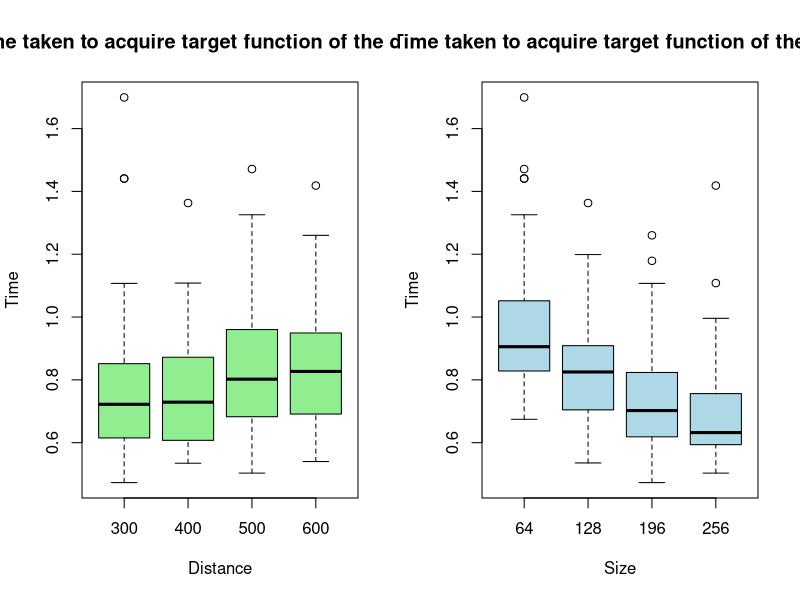
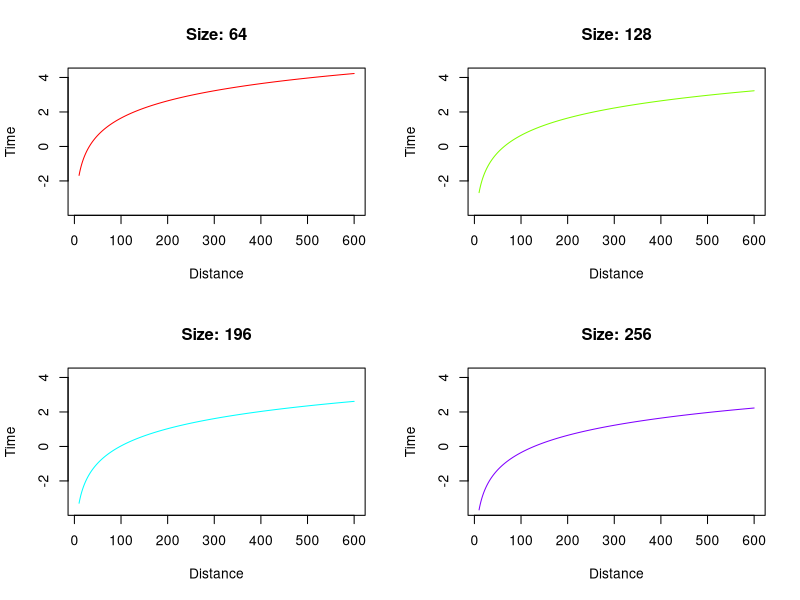
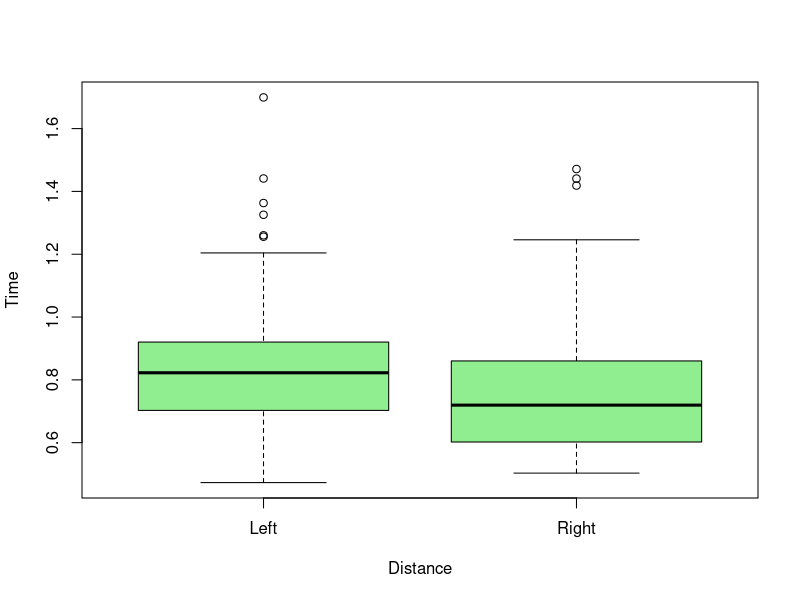

Recreate these plots in R, in order.
# Read the Fitt's law data
fitts_law_df <- read.csv("fitts_law_df.csv")

# Extract the columns from the data and assign them to variables
distance <- fitts_law_df$Distance
size <- fitts_law_df$Size
direction <- fitts_law_df$Direction
time <- fitts_law_df$Time
traveled_distance <- fitts_law_df$DistanceTraveled
errors <- fitts_law_df$Errors

# Fitt's law says that the time to acquire a target is a function of the distance to and size of the target.
# MT = log2(2D/W)
# where MT is the movement time, D is the distance to the target, and W is the width of the target.
# The coefficients a and b are determined by linear regression.
# D is the distance to the target, and W is the width of the target.

# In this case we will not use a & b as they are not provided in the data set

cor_dist_time <- cor(distance, time)
cor_size_time <- cor(size, time)

print(cor_dist_time)
print(cor_size_time)

# -0.52 indicates a moderate negative correlation, so as the size of the target increases, the time to acquire the target decreases
# 0.20 indicates a weak positive correlation, so as the distance to the target increases, the time to acquire the target increases

# -0.52 indicates a moderate negative correlation, so as the size of the target increases, the time to acquire the target decreases

# Let's plot the data to visualize the relationship between the variables

par(mfrow = c(1, 2))
boxplot(time ~ distance, data = fitts_law_df, xlab = "Distance", ylab = "Time", main = "Time taken to acquire target function of the distance", col = "lightgreen")

boxplot(time ~ size, data = fitts_law_df, xlab = "Size", ylab = "Time", main = "Time taken to acquire target function of the size", col = "lightblue")

fitts_law_eq <- log2((2 * distance) / size)

cor(fitts_law_eq, time)
cor(fitts_law_eq, distance)

# Now create a 6 graph plot to show the relationship between the fitts_law_eq and size of the target

x_vals <- seq(10, 600, 0.5)
sizes <- sort(unique(size))

# Function to calculate the y-axis ranges for the plots in order to have consistent y-axis ranges across all plots
y_axes_ranges <- function(x_vals, sizes) {
    y_min <- 0
    y_max <- 0
    for (x_val in x_vals) {
        for (size in sizes) {
            y_vals <- log2((2 * x_val) / size)
            y_min <- min(y_min, min(y_vals))
            y_max <- max(y_max, max(y_vals))
        }
    }
    return(c(y_min, y_max))
}

par(mfrow = c(2, 2))
# Plot in a 2x2 grid all the sizes and their relationship with the fitts_law_eq and distance
colors <- rainbow(length(sizes))
count <- 1
for (i in sizes) {
    y_vals <- log2((2 * x_vals) / i)
    plot(x_vals, y_vals, type = "l", xlab = "Distance", ylab = "Time", main = paste("Size:", i), col = colors[count], ylim = y_axes_ranges(x_vals, sizes))
    count <- count + 1
}

# correlation between fitts_law_eq and time

cor(fitts_law_eq, time)
print(cor(fitts_law_eq, time))

# correlation between fitts_law_eq and distance if in the left or right direction

left <- fitts_law_df[fitts_law_df$Direction == -1, ]
right <- fitts_law_df[fitts_law_df$Direction == 1, ]

cor_left_ID <- cor(log2((2 * left$Distance) / left$Size), left$Time)
cor_right_ID <- cor(log2((2 * right$Distance) / right$Size), right$Time)

print(cor_left_ID)
print(cor_right_ID)

# Let see the distribution of the left and right direction
par(mfrow = c(1, 1))
boxplot(right$Time, left$Time, data = left, xlab = "Distance", ylab = "Time", col = "lightgreen", names = c("Left", "Right"))
